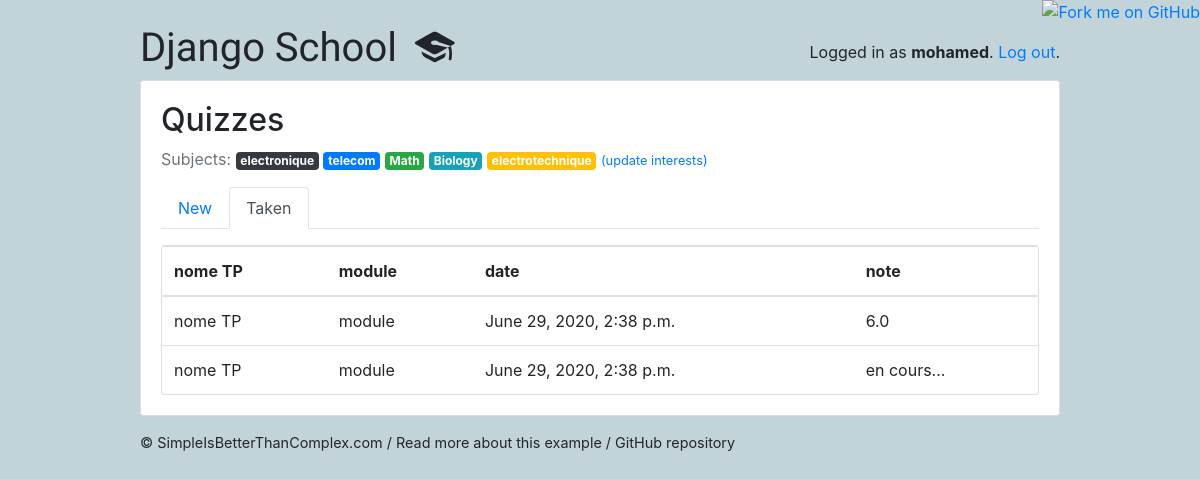
/students/taken/ (signed in), run on an earlier commit of the app's database.
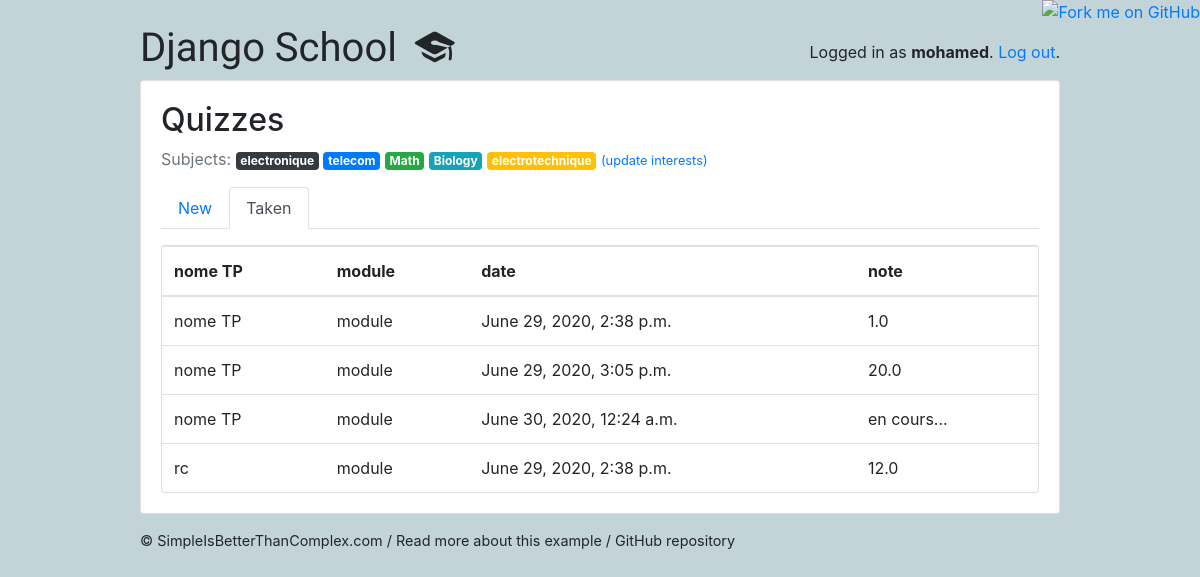
And on a later commit of the database.
### classroom/models.py (models this page shows, shortened)
class User(AbstractUser):
    is_student = models.BooleanField(default=False)
    is_teacher = models.BooleanField(default=False)
    date_of_birth = models.DateField(default='11/11/2111')
    EQUIRED_FIELDS = ['date_of_birth']

class Subject(models.Model):
    name = models.CharField(max_length=30)
    color = models.CharField(max_length=7, default='#007bff')
    def get_html_badge(self):
        name = escape(self.name)
        color = escape(self.color)
        html = '<span class="badge badge-primary" style="background-color: %s">%s</span>' % (color, name)
        return mark_safe(html)

class TakenQuiz(models.Model):
    student = models.ForeignKey(Student,on_delete=models.CASCADE, related_name='taken_quizzes')
    quiz = models.ForeignKey(Quiz, on_delete=models.CASCADE, related_name='taken_quizzes')
    score = models.FloatField()
    date = models.DateTimeField(auto_now_add=True)
    compte_rendu = models.FileField(upload_to='uploads_tp/')

class Quiz(models.Model):
    owner = models.ForeignKey(User, on_delete=models.CASCADE, related_name='quizzes')
    name = models.CharField(max_length=255 , default='nome TP')
    subject = models.ForeignKey(Subject, on_delete=models.CASCADE, related_name='quizzes')
    type_tp_posible = (
        ('RC', 'RC'),
        ('R', 'R'),
        ('RL', 'RL'),
    )
    type_tp = models.CharField(max_length=6 ,choices=type_tp_posible)
    description = models.TextField('description', max_length=500)
    module = models.CharField(max_length=255, default='module')

### classroom/views/students.py (the view)
# urls.py: path('taken/', students.TakenQuizListView.as_view(), name='taken_quiz_list'),
@method_decorator([login_required, student_required], name='dispatch')
class TakenQuizListView(ListView):
    model = TakenQuiz
    context_object_name = 'taken_quizzes'
    template_name = 'classroom/students/taken_quiz_list.html'
    def get_queryset(self):
        queryset = self.request.user.student.taken_quizzes \
            .select_related('quiz', 'quiz__subject') \
            .order_by('quiz__name')
        return queryset

### classroom/templates/classroom/students/taken_quiz_list.html
{% extends 'base.html' %}
{% block content %}
  {% include 'classroom/students/_header.html' with active='taken' %}
  <div class="card">
    <table class="table mb-0">
      <thead>
        <tr>
          <th>nome TP</th>
          <th>module</th>
          <th>date</th>
          <th>note</th>
        </tr>
      </thead>
      <tbody>
        {% for taken_quiz in taken_quizzes %}
          <tr>
            <td>{{ taken_quiz.quiz.name }}</td>
            <td>{{ taken_quiz.quiz.module }}</td>
            <td>{{ taken_quiz.date}}</td>
            {% if taken_quiz.score == 100.0  %}
            <td> en cours...</td>
            {% endif  %}
            {% if taken_quiz.score != 100.0  %}
            <td>{{ taken_quiz.score }}</td>
            {% endif  %}
          </tr>
        {% empty %}
          <tr>
            <td class="bg-light text-center font-italic" colspan="3">You haven't completed any quiz yet.</td>
          </tr>
        {% endfor %}
      </tbody>
    </table>
  </div>
{% endblock %}

### templates/base.html (shortened to what this page needs)
{% load static %}<!doctype html>
<html lang="en">
  <head>
    <link rel="stylesheet" href="https://maxcdn.bootstrapcdn.com/bootstrap/4.0.0/css/bootstrap.min.css">
    <link rel="stylesheet" type="text/css" href="{% static 'vendor/fontello-2f186091/css/fontello.css' %}">
    <link rel="stylesheet" type="text/css" href="{% static 'css/app.css' %}">
    <link rel="stylesheet" type="text/css" href="{% static 'css/hemidi.css' %}">
    <link rel="stylesheet" type="text/css" href="{% static 'css/fl.css' %}">
    {% if user.is_authenticated and user.is_teacher %}
      <link rel="stylesheet" type="text/css" href="{% static 'css/teachers.css' %}">
    {% else %}
      <link rel="stylesheet" type="text/css" href="{% static 'css/students.css' %}">
    {% endif %}
  </head>
  <body>
    <a href="https://github.com/sibtc/django-multiple-user-types-example"><img style="position: absolute; top: 0; right: 0; border: 0;" src="https://camo.githubusercontent.com/38ef81f8aca64bb9a64448d0d70f1308ef5341ab/68747470733a2f2f73332e616d617a6f6e6177732e636f6d2f6769746875622f726962626f6e732f666f726b6d655f72696768745f6461726b626c75655f3132313632312e706e67" alt="Fork me on GitHub" data-canonical-src="https://s3.amazonaws.com/github/ribbons/forkme_right_darkblue_121621.png"></a>
    <div class="container my-4">
      <div class="row justify-content-center">
        <div class="col-md-10 col-sm-12">
          <div class="row">
            <div class="col-6">
              <h1 class="logo">
                <a href="{% url 'home' %}">
                  Django School
                  {% if user.is_authenticated %}
                    {% if user.is_teacher %}
                      <span class="icon-feather" data-toggle="tooltip" data-placement="right" title="Teacher profile"></span>
                    {% else %}
                      <span class="icon-graduation-cap" data-toggle="tooltip" data-placement="right" title="Student profile"></span>
                    {% endif %}
                  {% endif %}
                </a>
              </h1>
            </div>
            <div class="col-6 text-right">
              {% if user.is_authenticated %}
                <p class="pt-3">Logged in as <strong>{{ user.last_name }}</strong>. <a href="{% url 'logout' %}">Log out</a>.</p>
              {% else %}
                <a href="{% url 'login' %}" class="btn btn-light" role="button">Log in</a>
                <a href="{% url 'signup' %}" class="btn btn-primary" role="button">Sign up</a>
              {% endif %}
            </div>
          </div>
          <div class="card mb-3">
            <div class="card-body">
              {% block content %}
              {% endblock %}
            </div>
          </div>
          <footer>
            <a href="https://simpleisbetterthancomplex.com">© SimpleIsBetterThanComplex.com</a>
            /
            <a href="https://simpleisbetterthancomplex.com/tutorial/2018/01/18/how-to-implement-multiple-user-types-with-django.html">Read more about this example</a>
            /
            <a href="https://github.com/sibtc/django-multiple-user-types-example">GitHub repository</a>
          </footer>
        </div>
      </div>
    </div>
  </body>
</html>

### classroom/templates/classroom/students/_header.html
<h2>Quizzes</h2>
<p class="text-muted">
  Subjects:{% for subject in user.student.interests.all %} {{ subject.get_html_badge }}{% endfor %}
  <a href="{% url 'students:student_interests' %}"><small>(update interests)</small></a>
</p>
<ul class="nav nav-tabs mb-3">
  <li class="nav-item">
    <a class="nav-link{% if active == 'new' %} active{% endif %}" href="{% url 'students:quiz_list' %}">New</a>
  </li>
  <li class="nav-item">
    <a class="nav-link{% if active == 'taken' %} active{% endif %}" href="{% url 'students:taken_quiz_list' %}">Taken</a>
  </li>
</ul>

### static/css/app.css (style rules this page uses)
.logo { font-family: 'Clicker Script', cursive; }
.logo a { color: #212529; text-decoration: none; }
footer { font-size: .9rem; }
footer a { color: #212529; }

### static/css/students.css (style rules this page uses)
body { background-color: #c2d4d8; }

What changed in the data, as far as the page shows it:
changed TakenQuiz (number 1 of 4 on the later page): score (not shown) → "1.0"; no longer shows "en cours..."; moves up the list
added TakenQuiz: quiz.name "nome TP", quiz.module "module", date "June 29, 2020, 3:05 p.m.", score "20.0"
added TakenQuiz: quiz.name "nome TP", quiz.module "module", date "June 30, 2020, 12:24 a.m.", score "en cours..."
changed TakenQuiz (number 4 of 4 on the later page): quiz.name "nome TP" → "rc"; score "6.0" → "12.0"
